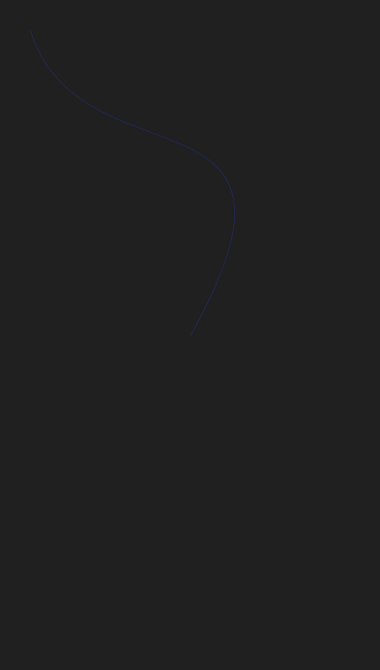
Frame 1 (no input)
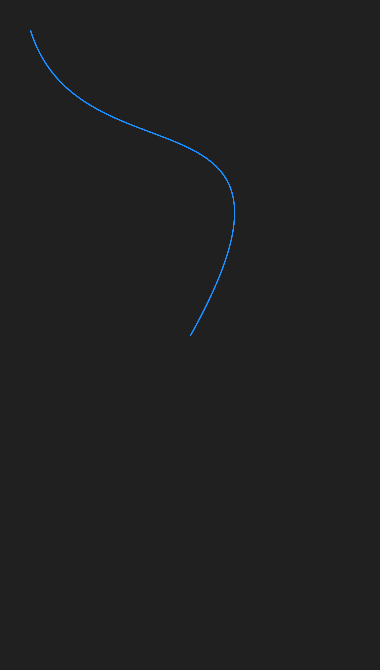
Frame 60 (the mouse pressed at the canvas centre just before this capture)
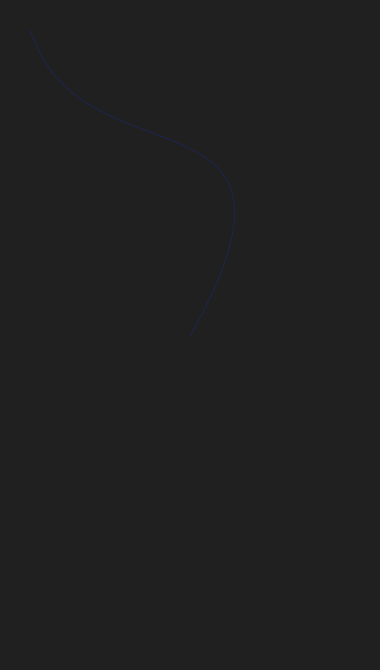
Frame 120 (the mouse held since frame 60 and released just before this capture)

The Processing sketch that drew these frames (run headless with seeded random() and noise(); from frame 60 on, the mouse is pressed at the canvas centre):

// Processing sketch: Andrew_test_bezier
// ── Andrew_test_bezier.pde
void setup(){
  size(380, 670);
  background(#202020);
 
  mouseX = width/2;
  mouseY = height/2;
}

void draw(){
  if(mousePressed){
    clear();
    background(#202020);
  }
  
  
  strokeWeight(.5);
  stroke(random(50),random(255),255,100);
  //line(width/2, height/2, mouseX, mouseY);
  noFill();
  bezier(30,30,  80, mouseX,  mouseY, 75,  mouseX, mouseY);
  //bezier(width/2, height/2,  80, random(mouseX),  random(mouseY), 75,  mouseX, mouseY);
  //bezier(width/2, height/2,  80, mouseX,  mouseY, 75,  random(width), random(height));
}
